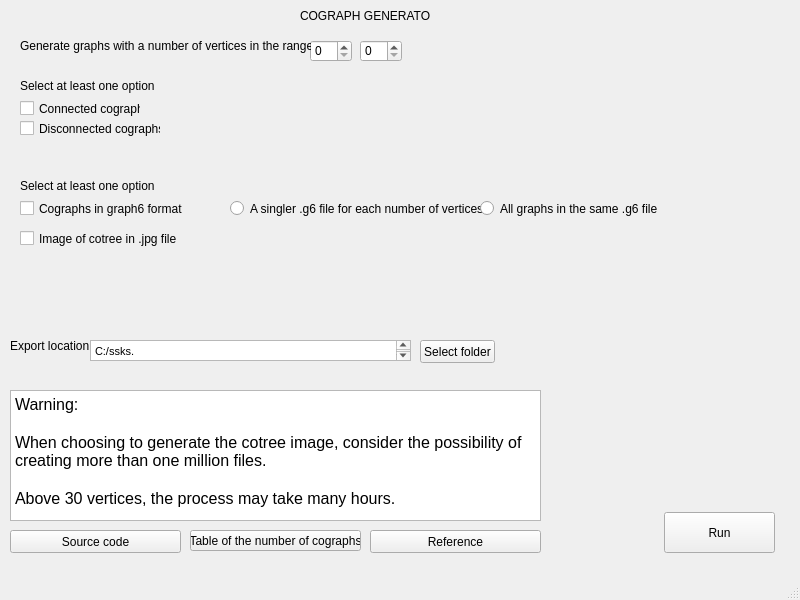
<?xml version="1.0" encoding="UTF-8"?>
<ui version="4.0">
 <class>MainWindow</class>
 <widget class="QMainWindow" name="MainWindow">
  <property name="geometry">
   <rect>
    <x>0</x>
    <y>0</y>
    <width>800</width>
    <height>600</height>
   </rect>
  </property>
  <property name="windowTitle">
   <string>MainWindow</string>
  </property>
  <widget class="QWidget" name="centralwidget">
   <widget class="QSpinBox" name="minVertices">
    <property name="geometry">
     <rect>
      <x>310</x>
      <y>40</y>
      <width>42</width>
      <height>22</height>
     </rect>
    </property>
   </widget>
   <widget class="QSpinBox" name="MaxVertices">
    <property name="geometry">
     <rect>
      <x>360</x>
      <y>40</y>
      <width>42</width>
      <height>22</height>
     </rect>
    </property>
   </widget>
   <widget class="QLabel" name="label">
    <property name="geometry">
     <rect>
      <x>20</x>
      <y>30</y>
      <width>291</width>
      <height>31</height>
     </rect>
    </property>
    <property name="text">
     <string>Generate graphs with a number of vertices in the range:</string>
    </property>
   </widget>
   <widget class="QPushButton" name="pushButton">
    <property name="geometry">
     <rect>
      <x>664</x>
      <y>512</y>
      <width>111</width>
      <height>41</height>
     </rect>
    </property>
    <property name="text">
     <string>Run</string>
    </property>
   </widget>
   <widget class="QTextBrowser" name="textBrowser">
    <property name="geometry">
     <rect>
      <x>10</x>
      <y>390</y>
      <width>531</width>
      <height>131</height>
     </rect>
    </property>
    <property name="html">
     <string>&lt;!DOCTYPE HTML PUBLIC &quot;-//W3C//DTD HTML 4.0//EN&quot; &quot;http://www.w3.org/TR/REC-html40/strict.dtd&quot;&gt;
&lt;html&gt;&lt;head&gt;&lt;meta name=&quot;qrichtext&quot; content=&quot;1&quot; /&gt;&lt;style type=&quot;text/css&quot;&gt;
p, li { white-space: pre-wrap; }
&lt;/style&gt;&lt;/head&gt;&lt;body style=&quot; font-family:'MS Shell Dlg 2'; font-size:8.25pt; font-weight:400; font-style:normal;&quot;&gt;
&lt;p style=&quot; margin-top:0px; margin-bottom:0px; margin-left:0px; margin-right:0px; -qt-block-indent:0; text-indent:0px;&quot;&gt;&lt;span style=&quot; font-size:12pt;&quot;&gt;Warning:&lt;/span&gt;&lt;/p&gt;
&lt;p style=&quot;-qt-paragraph-type:empty; margin-top:0px; margin-bottom:0px; margin-left:0px; margin-right:0px; -qt-block-indent:0; text-indent:0px; font-size:12pt;&quot;&gt;&lt;br /&gt;&lt;/p&gt;
&lt;p style=&quot; margin-top:0px; margin-bottom:0px; margin-left:0px; margin-right:0px; -qt-block-indent:0; text-indent:0px;&quot;&gt;&lt;span style=&quot; font-size:12pt;&quot;&gt;When choosing to generate the cotree image, consider the possibility of creating more than one million files.&lt;/span&gt;&lt;/p&gt;
&lt;p style=&quot;-qt-paragraph-type:empty; margin-top:0px; margin-bottom:0px; margin-left:0px; margin-right:0px; -qt-block-indent:0; text-indent:0px; font-size:12pt;&quot;&gt;&lt;br /&gt;&lt;/p&gt;
&lt;p style=&quot; margin-top:0px; margin-bottom:0px; margin-left:0px; margin-right:0px; -qt-block-indent:0; text-indent:0px;&quot;&gt;&lt;span style=&quot; font-size:12pt;&quot;&gt;Above 30 vertices, the process may take many hours.&lt;/span&gt;&lt;/p&gt;&lt;/body&gt;&lt;/html&gt;</string>
    </property>
   </widget>
   <widget class="QLabel" name="label_2">
    <property name="geometry">
     <rect>
      <x>10</x>
      <y>330</y>
      <width>81</width>
      <height>31</height>
     </rect>
    </property>
    <property name="text">
     <string>Export location</string>
    </property>
   </widget>
   <widget class="QTextEdit" name="textEdit">
    <property name="geometry">
     <rect>
      <x>90</x>
      <y>340</y>
      <width>321</width>
      <height>21</height>
     </rect>
    </property>
    <property name="html">
     <string>&lt;!DOCTYPE HTML PUBLIC &quot;-//W3C//DTD HTML 4.0//EN&quot; &quot;http://www.w3.org/TR/REC-html40/strict.dtd&quot;&gt;
&lt;html&gt;&lt;head&gt;&lt;meta name=&quot;qrichtext&quot; content=&quot;1&quot; /&gt;&lt;style type=&quot;text/css&quot;&gt;
p, li { white-space: pre-wrap; }
&lt;/style&gt;&lt;/head&gt;&lt;body style=&quot; font-family:'MS Shell Dlg 2'; font-size:8.25pt; font-weight:400; font-style:normal;&quot;&gt;
&lt;p style=&quot; margin-top:0px; margin-bottom:0px; margin-left:0px; margin-right:0px; -qt-block-indent:0; text-indent:0px;&quot;&gt;C:/ssks.&lt;/p&gt;&lt;/body&gt;&lt;/html&gt;</string>
    </property>
   </widget>
   <widget class="QPushButton" name="pushButton_2">
    <property name="geometry">
     <rect>
      <x>420</x>
      <y>340</y>
      <width>75</width>
      <height>23</height>
     </rect>
    </property>
    <property name="text">
     <string>Select folder</string>
    </property>
   </widget>
   <widget class="QLabel" name="label_3">
    <property name="geometry">
     <rect>
      <x>300</x>
      <y>0</y>
      <width>131</width>
      <height>31</height>
     </rect>
    </property>
    <property name="text">
     <string>COGRAPH GENERATOR</string>
    </property>
   </widget>
   <widget class="QCheckBox" name="checkBox">
    <property name="geometry">
     <rect>
      <x>20</x>
      <y>200</y>
      <width>191</width>
      <height>17</height>
     </rect>
    </property>
    <property name="text">
     <string>Cographs in graph6 format</string>
    </property>
   </widget>
   <widget class="QCheckBox" name="checkBox_2">
    <property name="geometry">
     <rect>
      <x>20</x>
      <y>120</y>
      <width>141</width>
      <height>17</height>
     </rect>
    </property>
    <property name="text">
     <string>Disconnected cographs</string>
    </property>
   </widget>
   <widget class="QCheckBox" name="checkBox_3">
    <property name="geometry">
     <rect>
      <x>20</x>
      <y>100</y>
      <width>121</width>
      <height>17</height>
     </rect>
    </property>
    <property name="text">
     <string>Connected cographs</string>
    </property>
   </widget>
   <widget class="QCheckBox" name="checkBox_4">
    <property name="geometry">
     <rect>
      <x>20</x>
      <y>230</y>
      <width>191</width>
      <height>17</height>
     </rect>
    </property>
    <property name="text">
     <string>Image of cotree in .jpg file</string>
    </property>
   </widget>
   <widget class="QRadioButton" name="radioButton">
    <property name="geometry">
     <rect>
      <x>230</x>
      <y>200</y>
      <width>321</width>
      <height>17</height>
     </rect>
    </property>
    <property name="text">
     <string>A singler .g6 file for each number of vertices</string>
    </property>
   </widget>
   <widget class="QRadioButton" name="radioButton_2">
    <property name="geometry">
     <rect>
      <x>480</x>
      <y>200</y>
      <width>321</width>
      <height>17</height>
     </rect>
    </property>
    <property name="text">
     <string>All graphs in the same .g6 file</string>
    </property>
   </widget>
   <widget class="QPushButton" name="pushButton_3">
    <property name="geometry">
     <rect>
      <x>10</x>
      <y>530</y>
      <width>171</width>
      <height>23</height>
     </rect>
    </property>
    <property name="text">
     <string>Source code</string>
    </property>
   </widget>
   <widget class="QPushButton" name="pushButton_4">
    <property name="geometry">
     <rect>
      <x>190</x>
      <y>530</y>
      <width>171</width>
      <height>21</height>
     </rect>
    </property>
    <property name="text">
     <string>Table of the number of cographs</string>
    </property>
   </widget>
   <widget class="QPushButton" name="pushButton_5">
    <property name="geometry">
     <rect>
      <x>370</x>
      <y>530</y>
      <width>171</width>
      <height>23</height>
     </rect>
    </property>
    <property name="text">
     <string>Reference</string>
    </property>
   </widget>
   <widget class="QLabel" name="label_4">
    <property name="geometry">
     <rect>
      <x>20</x>
      <y>70</y>
      <width>291</width>
      <height>31</height>
     </rect>
    </property>
    <property name="text">
     <string>Select at least one option</string>
    </property>
   </widget>
   <widget class="QLabel" name="label_5">
    <property name="geometry">
     <rect>
      <x>20</x>
      <y>170</y>
      <width>291</width>
      <height>31</height>
     </rect>
    </property>
    <property name="text">
     <string>Select at least one option</string>
    </property>
   </widget>
  </widget>
  <widget class="QMenuBar" name="menubar">
   <property name="geometry">
    <rect>
     <x>0</x>
     <y>0</y>
     <width>800</width>
     <height>21</height>
    </rect>
   </property>
  </widget>
  <widget class="QStatusBar" name="statusbar"/>
 </widget>
 <resources/>
 <connections/>
</ui>
